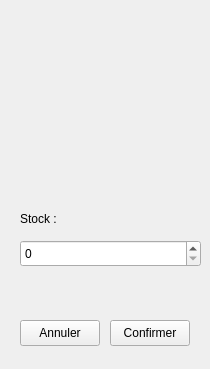
      <widget class="QWidget" name="stock_page_2">
       <widget class="QLabel" name="label_27">
        <property name="geometry">
         <rect>
          <x>20</x>
          <y>210</y>
          <width>66</width>
          <height>18</height>
         </rect>
        </property>
        <property name="text">
         <string>Stock :</string>
        </property>
       </widget>
       <widget class="QSpinBox" name="modif_stock">
        <property name="geometry">
         <rect>
          <x>20</x>
          <y>240</y>
          <width>181</width>
          <height>27</height>
         </rect>
        </property>
        <property name="maximum">
         <number>9999</number>
        </property>
       </widget>
       <widget class="QPushButton" name="restock_annuler_btn">
        <property name="geometry">
         <rect>
          <x>20</x>
          <y>320</y>
          <width>80</width>
          <height>26</height>
         </rect>
        </property>
        <property name="text">
         <string>Annuler</string>
        </property>
       </widget>
       <widget class="QPushButton" name="restock_confirmer_btn">
        <property name="geometry">
         <rect>
          <x>110</x>
          <y>320</y>
          <width>80</width>
          <height>26</height>
         </rect>
        </property>
        <property name="text">
         <string>Confirmer</string>
        </property>
       </widget>
       <widget class="QLabel" name="restock_index">
        <property name="geometry">
         <rect>
          <x>70</x>
          <y>360</y>
          <width>0</width>
          <height>0</height>
         </rect>
        </property>
        <property name="text">
         <string/>
        </property>
       </widget>
      </widget>
